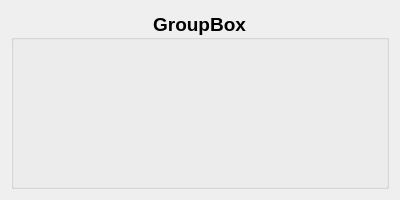
<?xml version="1.0" encoding="UTF-8"?>
<ui version="4.0">
 <class>CellModuleWidget</class>
 <widget class="QWidget" name="CellModuleWidget">
  <property name="geometry">
   <rect>
    <x>0</x>
    <y>0</y>
    <width>400</width>
    <height>200</height>
   </rect>
  </property>
  <property name="minimumSize">
   <size>
    <width>0</width>
    <height>200</height>
   </size>
  </property>
  <property name="maximumSize">
   <size>
    <width>16777215</width>
    <height>200</height>
   </size>
  </property>
  <property name="windowTitle">
   <string>Form</string>
  </property>
  <layout class="QGridLayout" name="gridLayout">
   <item row="0" column="0">
    <widget class="QGroupBox" name="moduleBox">
     <property name="sizePolicy">
      <sizepolicy hsizetype="Preferred" vsizetype="Preferred">
       <horstretch>0</horstretch>
       <verstretch>0</verstretch>
      </sizepolicy>
     </property>
     <property name="maximumSize">
      <size>
       <width>16777215</width>
       <height>16777215</height>
      </size>
     </property>
     <property name="font">
      <font>
       <pointsize>14</pointsize>
       <weight>75</weight>
       <bold>true</bold>
      </font>
     </property>
     <property name="autoFillBackground">
      <bool>false</bool>
     </property>
     <property name="title">
      <string>GroupBox</string>
     </property>
     <property name="alignment">
      <set>Qt::AlignCenter</set>
     </property>
     <layout class="QGridLayout" name="gridLayout_2">
      <item row="0" column="0">
       <layout class="QHBoxLayout" name="horizontalLayout"/>
      </item>
     </layout>
    </widget>
   </item>
  </layout>
 </widget>
 <resources/>
 <connections/>
</ui>
